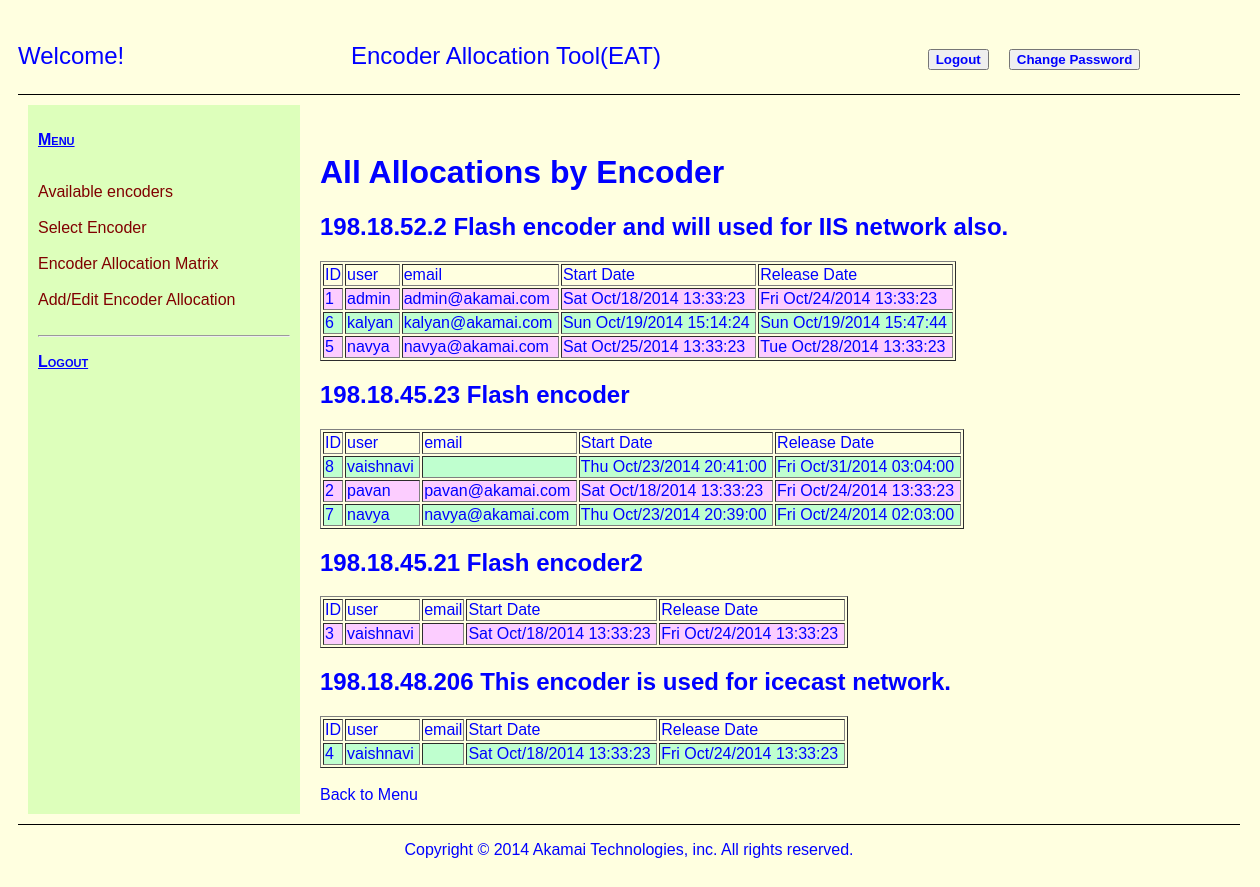
The page /index.php?content=encoderAllocation (signed in) on the database its author committed.
### tables this page shows
CREATE TABLE IF NOT EXISTS `eEncoderAllocation` (
`ID` int(11) NOT NULL,
  `encoderID` int(11) NOT NULL,
  `userID` int(11) NOT NULL,
  `startDate` bigint(20) NOT NULL,
  `endDate` bigint(20) NOT NULL
);

CREATE TABLE IF NOT EXISTS `eEncoder` (
`ID` int(11) NOT NULL,
  `encoderIP` bigint(11) NOT NULL,
  `encoderInfo` varchar(1000) NOT NULL
);

CREATE TABLE IF NOT EXISTS `eUser` (
`ID` int(11) NOT NULL,
  `username` varchar(16) NOT NULL,
  `password` varchar(70) NOT NULL,
  `email` varchar(30) NOT NULL,
  `accessLevel` int(11) NOT NULL
);

### includes/encoderAllocationMatrix.php (the view, shortened to what this page needs)
<?php
			$trOdd = 'style = "background-color: #BFFFCF;"';
			$trEven = 'style = "background-color: #FCCDFF;"';
			$indent50 = 'style = " margin-left: 50; "';
	echo '<h1>All Allocations by Encoder</h1>';
	$eEncoderAllocation_SQLselect = "SELECT a.ID AS allocationID, b.username AS user, b.email, a.startDate, a.endDate, c.ID AS encoderID, c.encoderIP, c.encoderInfo
																			From eEncoderAllocation a
																			LEFT JOIN eEncoder c ON a.encoderID = c.ID
																			LEFT JOIN eUser b ON a.userID = b.ID ORDER BY encoderID";
	$eEncoderAllocation_SQLselect_Query = mysql_query($eEncoderAllocation_SQLselect);
	$currentEncoderID = -1;
	$indx = 0;
	while ($row = mysql_fetch_array($eEncoderAllocation_SQLselect_Query, MYSQL_ASSOC))
	 {
												$allocationID = $row['allocationID'];
												$user = $row['user'];
												$email = $row['email'];
												$startDate = date('D M/d/Y H:i:s',$row['startDate']);
												$endDate = date('D M/d/Y H:i:s',$row['endDate']);
												$encoderID = $row['encoderID'];
												$encoderIP = long2ip($row['encoderIP']);
												$encoderInfo = $row['encoderInfo'];
												$encoderFullInfo = trim($encoderIP." ".$encoderInfo);
											   if ($encoderID <> $currentEncoderID)
											    {
												  if ($currentCompanyID <> -1)
												 {
										 				echo "</table>";
											   	}
											   	echo '<h2 '.$indent50.'>'.$encoderFullInfo.'</h2>';
											   	echo "<table border='1'>";
													echo "<tr>";
														echo "<td>ID</td>";
														echo "<td>user</td>";
														echo "<td>email</td>";
														echo '<td>Start Date</td>';
														echo '<td>Release Date </td>';
													echo "</tr>";
											   }
								  					$currentEncoderID = $encoderID;
											if (($indx % 2) == 1) {$rowClass = $trOdd; } else { $rowClass = $trEven; }
											echo '<tr '.$rowClass.'>';
												echo "<td>".$allocationID."&nbsp;</td>";
												echo "<td>".$user."&nbsp;</td>";
												echo "<td>".$email."&nbsp;</td>";
												echo "<td>".$startDate."&nbsp;</td>";
												echo "<td>".$endDate."&nbsp;</td>";
											echo "</tr>";
											$indx++;
	}
	echo '</table><br />';
echo '<a href="index.php">Back to Menu</a>';
?>

### css/encoder_style.css (style rules this page uses)
body { font-family: arial, helvetica, sans-serif; color:#0000FF; text-decoration: none; background-color: lightyellow; }
a { color:#0000FF; text-decoration: none; }

### rows shown on the page
eencoderallocation: eencoder.encoderIP+encoderInfo "198.18.52.2 Flash encoder and will used for IIS network also.", ID "1", userID.username "admin", userID.email "admin@akamai.com", startDate "Sat Oct/18/2014 13:33:23", endDate "Fri Oct/24/2014 13:33:23"
eencoderallocation: ID "6", userID.username "kalyan", userID.email "kalyan@akamai.com", startDate "Sun Oct/19/2014 15:14:24", endDate "Sun Oct/19/2014 15:47:44"
eencoderallocation: ID "5", userID.username "navya", userID.email "navya@akamai.com", startDate "Sat Oct/25/2014 13:33:23", endDate "Tue Oct/28/2014 13:33:23"
eencoderallocation: eencoder.encoderIP+encoderInfo "198.18.45.23 Flash encoder", ID "8", userID.username "vaishnavi", startDate "Thu Oct/23/2014 20:41:00", endDate "Fri Oct/31/2014 03:04:00"
eencoderallocation: ID "2", userID.username "pavan", userID.email "pavan@akamai.com", startDate "Sat Oct/18/2014 13:33:23", endDate "Fri Oct/24/2014 13:33:23"
eencoderallocation: ID "7", userID.username "navya", userID.email "navya@akamai.com", startDate "Thu Oct/23/2014 20:39:00", endDate "Fri Oct/24/2014 02:03:00"
eencoderallocation: eencoder.encoderIP+encoderInfo "198.18.45.21 Flash encoder2", ID "3", userID.username "vaishnavi", startDate "Sat Oct/18/2014 13:33:23", endDate "Fri Oct/24/2014 13:33:23"
eencoderallocation: eencoder.encoderIP+encoderInfo "198.18.48.206 This encoder is used for icecast network.", ID "4", userID.username "vaishnavi", startDate "Sat Oct/18/2014 13:33:23", endDate "Fri Oct/24/2014 13:33:23"
